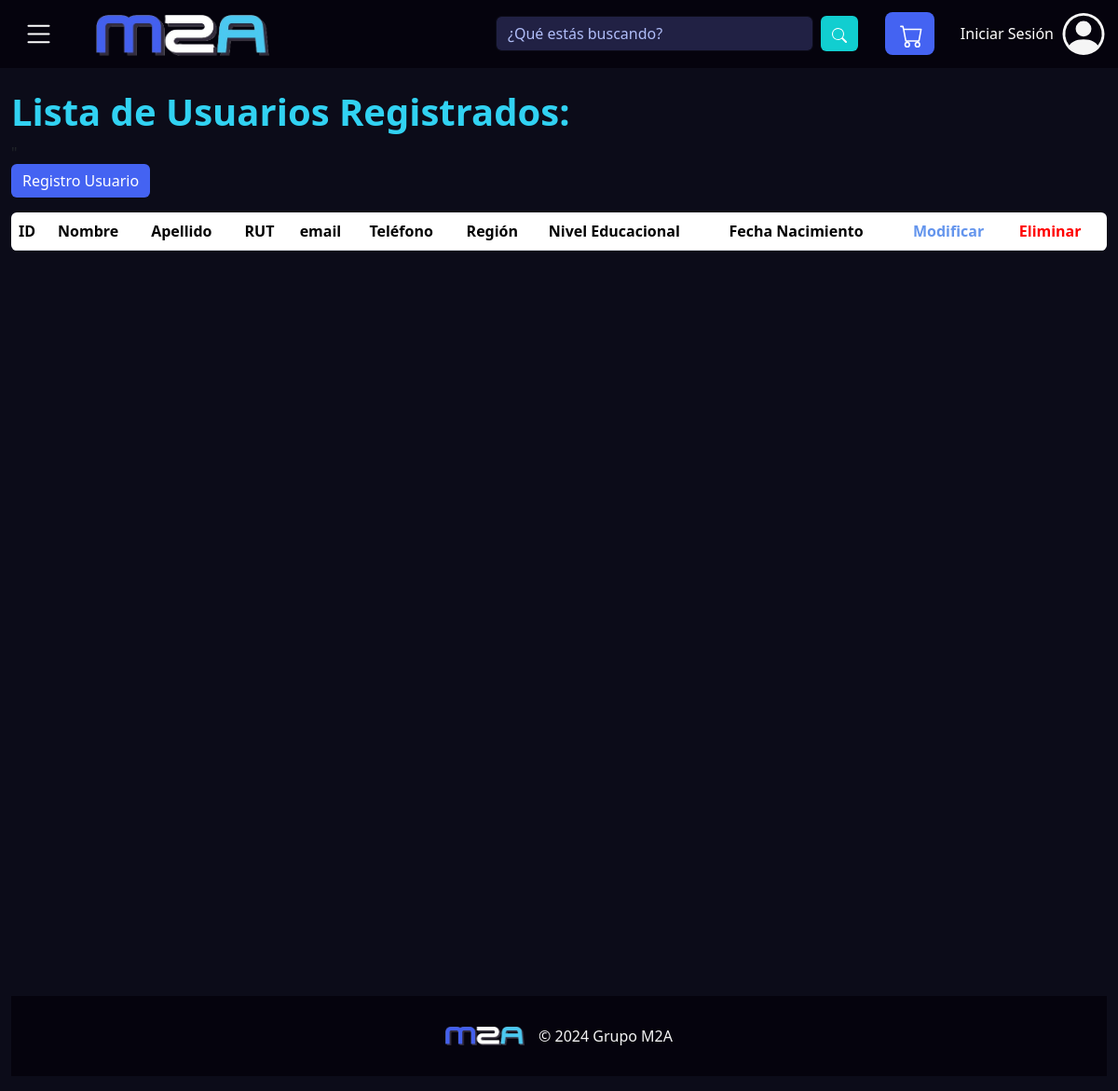
The page /listadoUsuarios on the database as committed earlier.
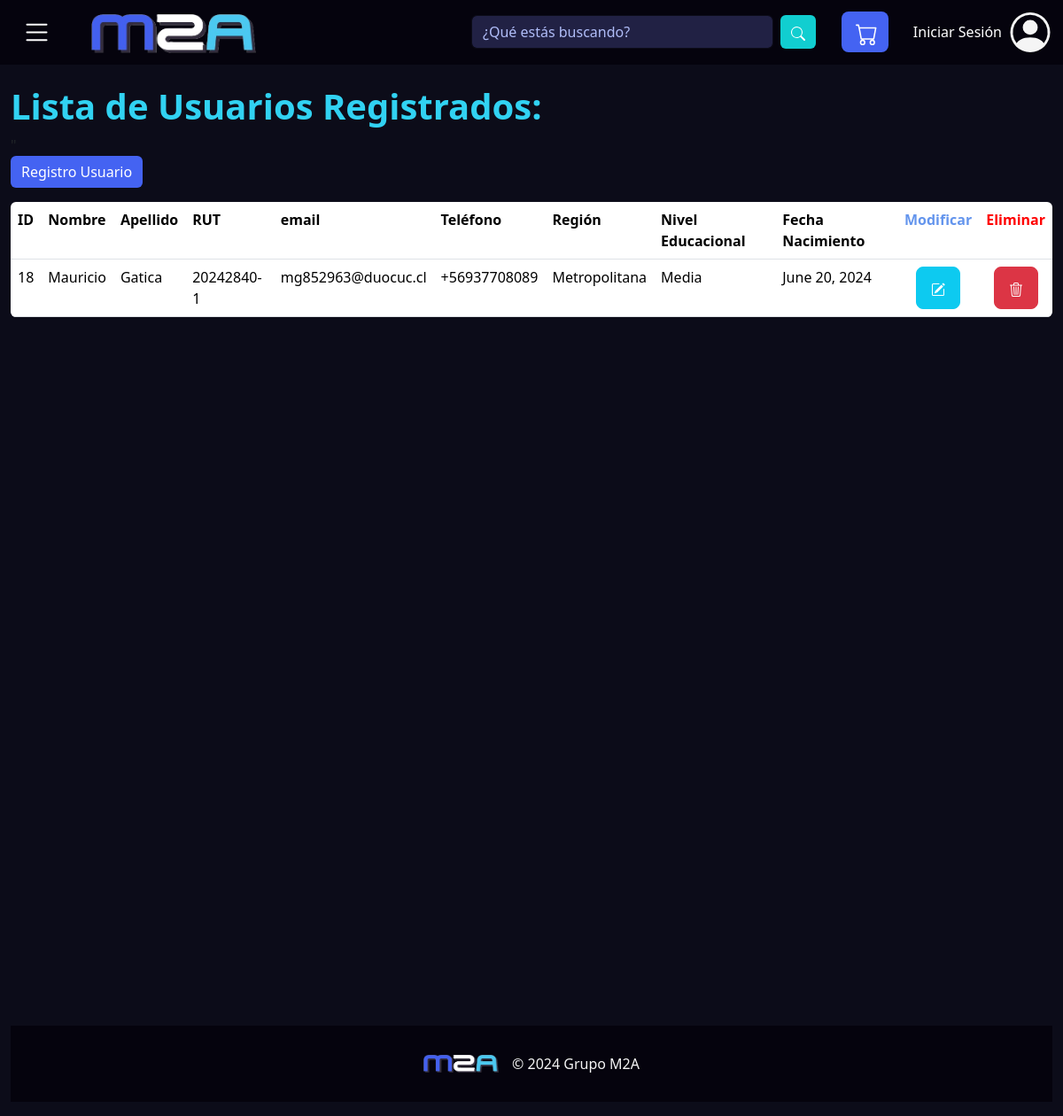
The same page on the database as committed later.
### Store/models.py (models this page shows)
class Usuario ( models.Model):
    idUsuario = models.AutoField(primary_key=True)
    nombre    = models.CharField(max_length=35)
    apellido  = models.CharField(max_length=35)
    rut       = models.CharField(max_length=40, default='11111111-1')
    email     = models.EmailField(max_length=70)
    telefono  = models.CharField(max_length=40)
    region    = models.ForeignKey('Region', on_delete=models.CASCADE)
    nivelEd   = models.ForeignKey('nivelEducacional', on_delete=models.CASCADE)
    fechaNac  = models.DateField(default='2000-01-01')

class Region (models.Model):
    idRegion = models.IntegerField(primary_key=True)
    nombre = models.CharField(max_length=40)

class nivelEducacional(models.Model):
    idEducacion = models.IntegerField(primary_key=True)
    nombre = models.CharField(max_length=60)

### Store/views.py (the view)
# urls.py: path('listadoUsuarios', views.listadoUsuarios, name='listadoUsuarios'),
def listadoUsuarios(request):
    usuario = Usuario.objects.all()
    regiones = Region.objects.all()
    nivelesEducacionales = nivelEducacional.objects.all()
    context = {
    'usuario': usuario,
    'regiones': regiones,
    'nivelesEducacionales': nivelesEducacionales,
    }
    return render(request, 'listadoUsuarios.html', context)

### Store/templates/listadoUsuarios.html (shortened to what this page needs)
{% extends "plantilla_base.html" %}
{% block contenido %}
<h1 class="pt-5 mt-5" style="font-weight:bold; color:#31d2f2">Lista de Usuarios Registrados:</h1>
<table class="table table-resposive mb-0 mr-2 ml-2">
    <tr class="listado" >
        <th >ID</th>
        <th >Nombre</th>
        <th >Apellido</th>
        <th >RUT</th>
        <th >email</th>"
        <th >Teléfono</th>
        <th >Región</th>
        <th >Nivel Educacional</th>
        <th >Fecha Nacimiento</th>
        <th style="color: cornflowerblue">Modificar</th>
        <th style="color:red" >Eliminar</th>
    </tr>
    {%for usuario in usuario%}
        <td > {{usuario.idUsuario}} </td>
        <td > {{usuario.nombre}}</td>
        <td >{{usuario.apellido}}</td>
        <td >{{usuario.rut}}</td>
        <td >{{usuario.email}}</td>
        <td >{{usuario.telefono}}</td>
        <td >{{usuario.region.nombre}}</td>
        <td >{{usuario.nivelEd.nombre}}</td>
        <td >{{usuario.fechaNac}}</td>
        <td class="text-center"><a href="{% url 'modificarUsuario' idUsuario=usuario.idUsuario %}" class="btn btn-info btn-lg">
        </a></td>
        <td class="text-center"><a href="{% url 'eliminarUsuario' idUsuario=usuario.idUsuario %}" class="btn btn-danger btn-lg"></a></td>
    {%endfor%}
        <a href="{%url 'registroUsuarios' %}"><button class="btn btnAgregar btn-success mb-3" id="btnAgregar" style="background-color: #4463f2;border: none;">Registro Usuario</button></a>
    <table class="table table-resposive">
        <div class="container-fluid d-flex flex-column min-vh-100">
        </div>
{%endblock%}

Rows that differ between the two databases and show on the page:
added Usuario: idUsuario "18", nombre "Mauricio", apellido "Gatica", rut "20242840-1", email "mg852963@duocuc.cl", telefono "+56937708089", region.nombre "Metropolitana", nivelEd.nombre "Media", fechaNac "June 20, 2024"
